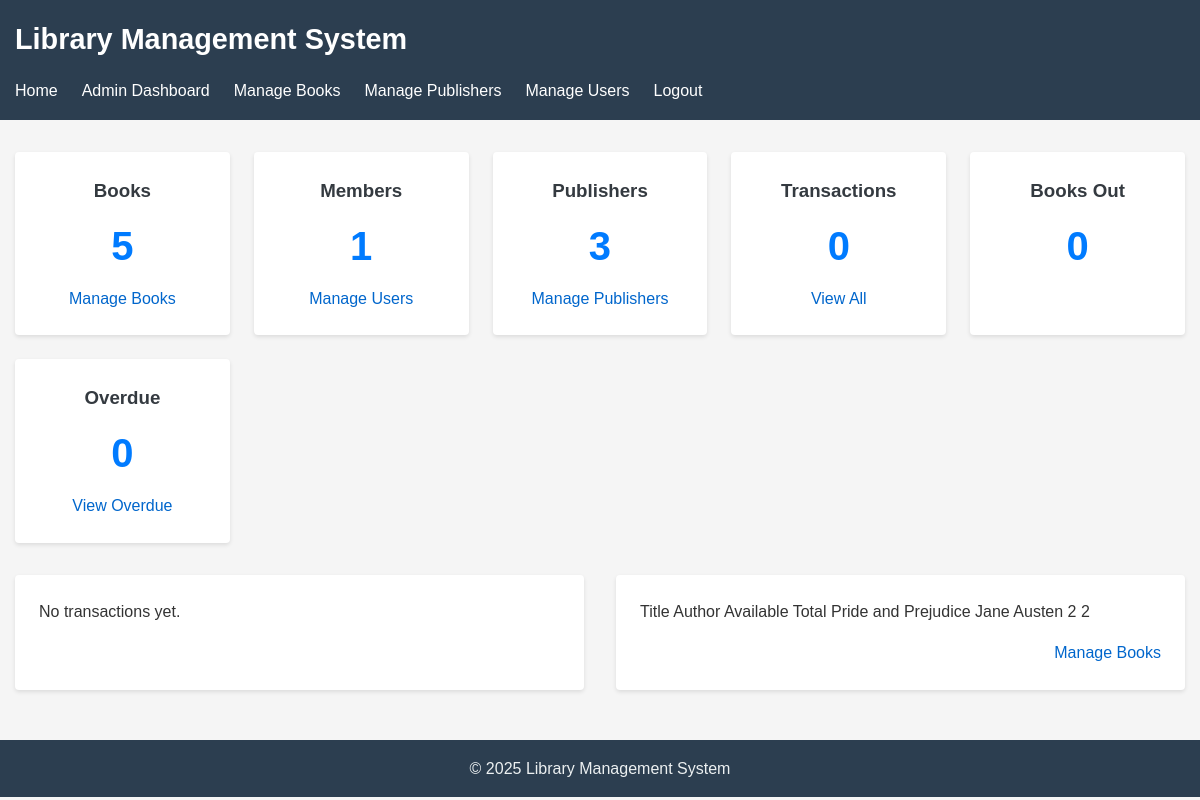
/admin/dashboard.php (signed in), run on an earlier commit of the app's database.
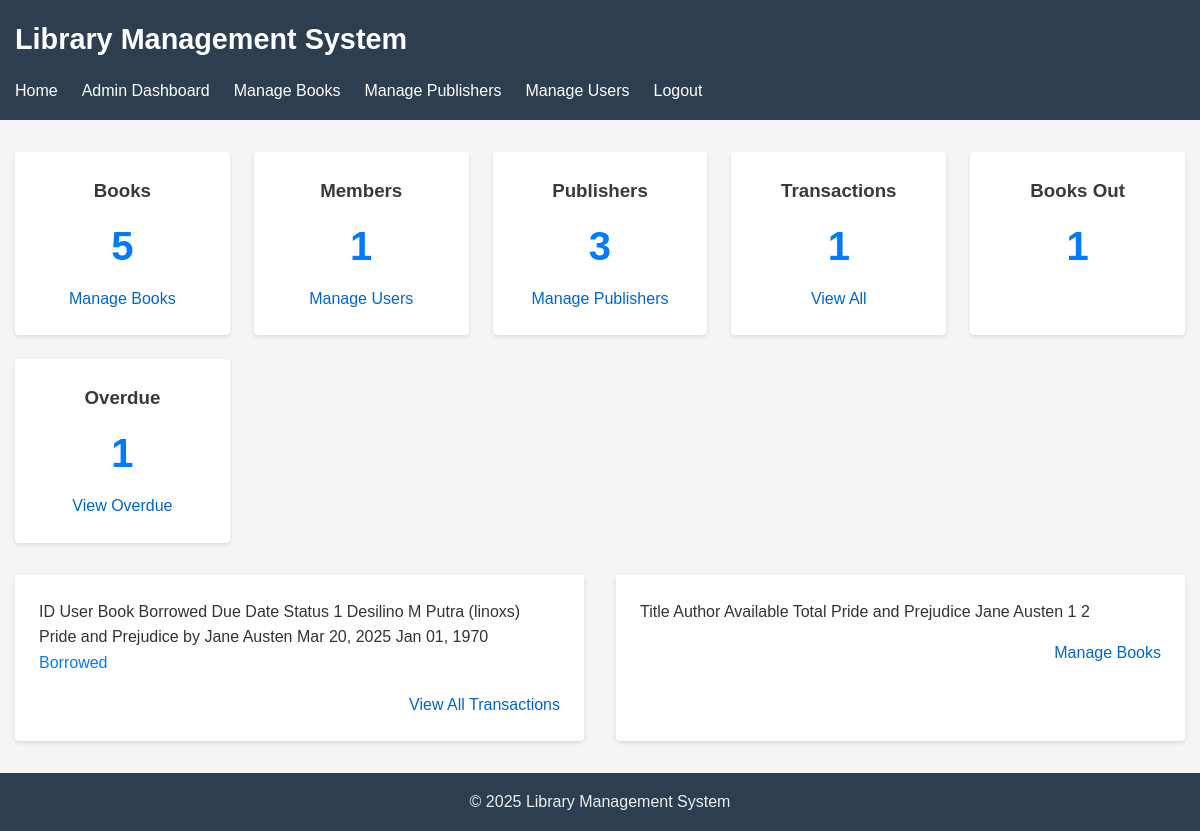
And on a later commit of the database.
### tables this page shows
CREATE TABLE books (
    id INTEGER PRIMARY KEY AUTOINCREMENT,
    title TEXT NOT NULL,
    author TEXT NOT NULL,
    publisher_id INTEGER,
    year INTEGER,
    isbn TEXT,
    genre TEXT,
    quantity INTEGER NOT NULL DEFAULT 1,
    available INTEGER NOT NULL DEFAULT 1,
    created_at TIMESTAMP DEFAULT CURRENT_TIMESTAMP,
    updated_at TIMESTAMP DEFAULT CURRENT_TIMESTAMP,
    FOREIGN KEY (publisher_id) REFERENCES publishers(id)
);

CREATE TABLE transactions (
    id INTEGER PRIMARY KEY AUTOINCREMENT,
    user_id INTEGER NOT NULL,
    book_id INTEGER NOT NULL,
    borrowed_at TIMESTAMP DEFAULT CURRENT_TIMESTAMP,
    due_date TIMESTAMP NOT NULL,
    returned_at TIMESTAMP,
    status TEXT NOT NULL CHECK (status IN ('borrowed', 'returned', 'overdue')),
    FOREIGN KEY (user_id) REFERENCES users(id),
    FOREIGN KEY (book_id) REFERENCES books(id)
);

CREATE TABLE users (
    id INTEGER PRIMARY KEY AUTOINCREMENT,
    username TEXT NOT NULL UNIQUE,
    password TEXT NOT NULL,
    email TEXT NOT NULL UNIQUE,
    full_name TEXT NOT NULL,
    role TEXT NOT NULL CHECK (role IN ('admin', 'member')),
    created_at TIMESTAMP DEFAULT CURRENT_TIMESTAMP,
    updated_at TIMESTAMP DEFAULT CURRENT_TIMESTAMP
);

### includes/db.php (called while the page is built, shortened)
<?php
function get_db_connection() {
    static $db = null;
    if ($db === null) {
        $db_path = __DIR__ . '/../database/library.db';
        try {
            $db = new \SQLite3($db_path);
            $db->enableExceptions(true);
            $db->exec('PRAGMA foreign_keys = ON');
            $db->exec('PRAGMA journal_mode = WAL');
        } catch (\Exception $e) {
            die("Database connection failed: " . $e->getMessage());
        }
    }
    return $db;
}
function db_query($sql, $params = []) {
    $db = get_db_connection();
    try {
        $stmt = $db->prepare($sql);
        $result = $stmt->execute();
        return $result;
    } catch (\Exception $e) {
        error_log("Database query error: " . $e->getMessage() . " in query: " . $sql);
        return false;
    }
}
function db_fetch_assoc($result) {
    if ($result) {
        return $result->fetchArray(SQLITE3_ASSOC);
    }
    return false;
}
function db_fetch_all($result) {
    $rows = [];
    if ($result) {
        while ($row = $result->fetchArray(SQLITE3_ASSOC)) {
            $rows[] = $row;
        }
    }
    return $rows;
}

### admin/dashboard.php (the view, shortened to what the changed rows need)
<?php
require_once __DIR__ . '/../includes/db.php';
require_once __DIR__ . '/../layouts/Layout.php';
$total_transactions = db_query("SELECT COUNT(*) as count FROM transactions");
$total_transactions = db_fetch_assoc($total_transactions)['count'];
$borrowed_books = db_query("SELECT COUNT(*) as count FROM transactions WHERE status = 'borrowed'");
$borrowed_books = db_fetch_assoc($borrowed_books)['count'];
$overdue_books = db_query("SELECT COUNT(*) as count FROM transactions WHERE status = 'borrowed' AND due_date < datetime('now')");
$overdue_books = db_fetch_assoc($overdue_books)['count'];
$recent_transactions = db_query(
    "SELECT t.*, u.username, u.full_name, b.title, b.author
     FROM transactions t
     JOIN users u ON t.user_id = u.id
     JOIN books b ON t.book_id = b.id
     ORDER BY t.borrowed_at DESC LIMIT 5"
);
$recent_transactions = db_fetch_all($recent_transactions);
$low_availability_books = db_query(
    "SELECT b.*, p.name as publisher_name
     FROM books b
     LEFT JOIN publishers p ON b.publisher_id = p.id
     WHERE b.available <= 2 AND b.available > 0
     ORDER BY b.available ASC LIMIT 5"
);
$low_availability_books = db_fetch_all($low_availability_books);
?>
<div class="admin-dashboard">
    <Layout::pageTitle('Admin Dashboard');
    <div class="dashboard-stats">
        <div class="stat-card">
            <h3>Transactions</h3>
            <p class="stat-number"><?php echo $total_transactions; ?></p>
            <a href="/admin/transactions.php" class="stat-link">View All</a>
        </div>
        <div class="stat-card">
            <h3>Books Out</h3>
            <p class="stat-number"><?php echo $borrowed_books; ?></p>
        </div>
        <div class="stat-card">
            <h3>Overdue</h3>
            <p class="stat-number"><?php echo $overdue_books; ?></p>
            <a href="/admin/overdue.php" class="stat-link">View Overdue</a>
        </div>
    </div>
    <div class="dashboard-sections">
        <div class="dashboard-section">
            <Layout::sectionTitle('Recent Transactions');
            <?php if (empty($recent_transactions)): ?>
                <p>No transactions yet.</p>
            <?php else: ?>
                <table class="data-table">
                    <thead>
                        <tr>
                            <th>ID</th>
                            <th>User</th>
                            <th>Book</th>
                            <th>Borrowed</th>
                            <th>Due Date</th>
                            <th>Status</th>
                        </tr>
                    </thead>
                    <tbody>
                        <?php foreach ($recent_transactions as $transaction): ?>
                            <tr>
                                <td><?php echo $transaction['id']; ?></td>
                                <td><?php echo htmlspecialchars($transaction['full_name']); ?> (<?php echo htmlspecialchars($transaction['username']); ?>)</td>
                                <td><?php echo htmlspecialchars($transaction['title']); ?> by <?php echo htmlspecialchars($transaction['author']); ?></td>
                                <td><?php echo date('M d, Y', strtotime($transaction['borrowed_at'])); ?></td>
                                <td><?php echo date('M d, Y', strtotime($transaction['due_date'])); ?></td>
                                <td>
                                    <?php if ($transaction['status'] === 'borrowed'): ?>
                                        <span class="status-borrowed">Borrowed</span>
                                    <?php elseif ($transaction['status'] === 'returned'): ?>
                                        <span class="status-returned">Returned</span>
                                    <?php elseif ($transaction['status'] === 'overdue'): ?>
                                        <span class="status-overdue">Overdue</span>
                                    <?php endif; ?>
                                </td>
                            </tr>
                        <?php endforeach; ?>
                    </tbody>
                <div class="view-all">
                    <a href="/admin/transactions.php">View All Transactions</a>
                </div>
            <?php endif; ?>
        </div>
        <div class="dashboard-section">
            <Layout::sectionTitle('Books with Low Availability');
            <?php if (empty($low_availability_books)): ?>
                <p>No books with low availability.</p>
            <?php else: ?>
                <table class="data-table">
                    <thead>
                        <tr>
                            <th>Title</th>
                            <th>Author</th>
                            <th>Available</th>
                            <th>Total</th>
                        </tr>
                    </thead>
                    <tbody>
                        <?php foreach ($low_availability_books as $book): ?>
                            <tr>
                                <td><?php echo htmlspecialchars($book['title']); ?></td>
                                <td><?php echo htmlspecialchars($book['author']); ?></td>
                                <td><?php echo $book['available']; ?></td>
                                <td><?php echo $book['quantity']; ?></td>
                            </tr>
                        <?php endforeach; ?>
                    </tbody>
                <div class="view-all">
                </div>
            <?php endif; ?>
        </div>
    </div>
</div>

What changed in the data, as far as the page shows it:
added transactions: id "1", user.full_name "Desilino M Putra", user.username "linoxs", book.title "Pride and Prejudice", book.author "Jane Austen", borrowed_at "Mar 20, 2025", due_date "Jan 01, 1970", status "Borrowed"
changed books "Pride and Prejudice": available "2" → "1"
Also different on the page:
$total_transactions: "0" → "1"
$borrowed_books: "0" → "1"
$overdue_books: "0" → "1"
text no longer shown: "No transactions yet."
text now shown: "ID User Book Borrowed Due Date Status View All Transactions"
